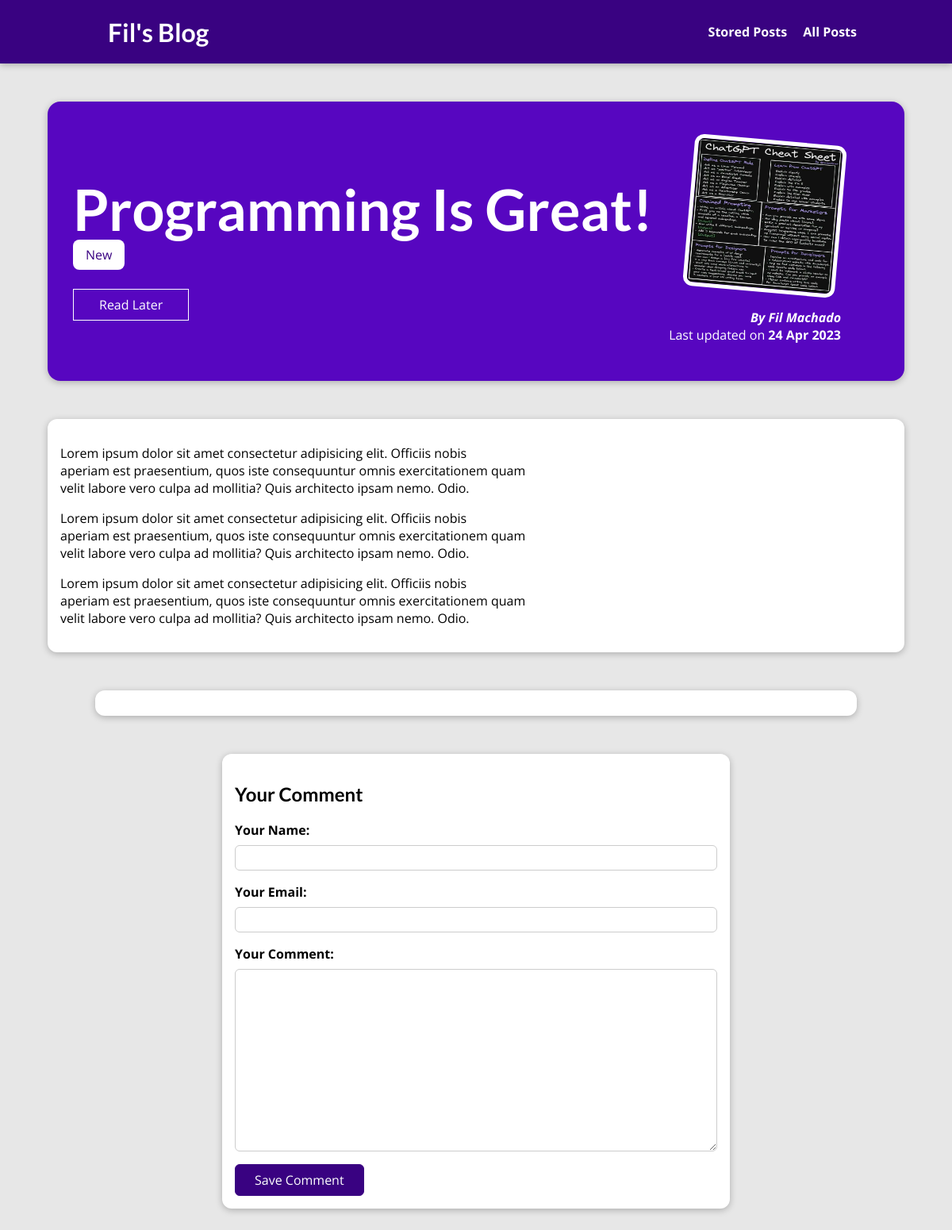
/posts/programming-is-fun, run on an earlier commit of the app's database.
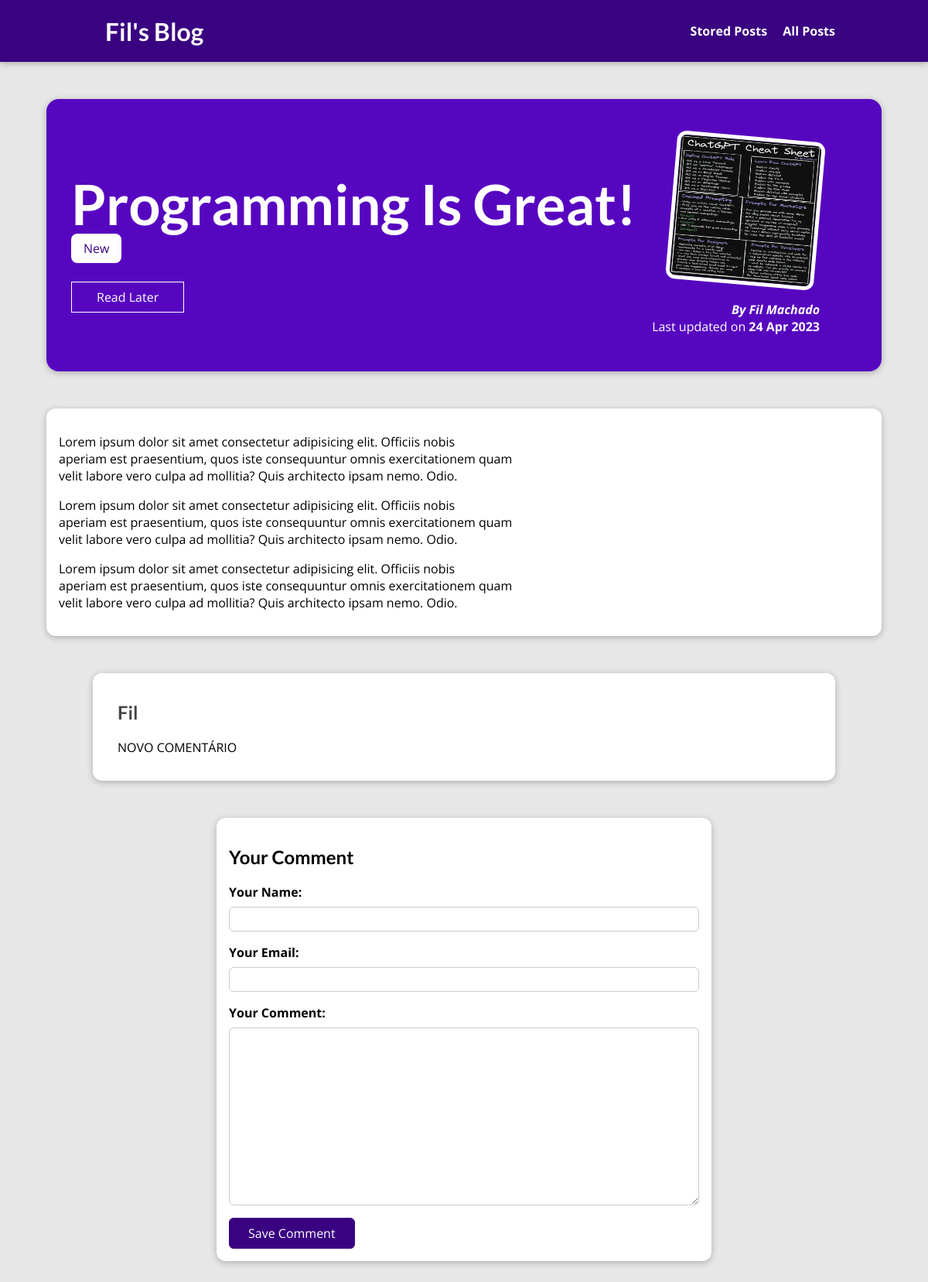
And on a later commit of the database.
### blog/models.py (models this page shows, shortened)
class Post(models.Model):
    title = models.CharField(max_length=100)
    excerpt = models.CharField(max_length=200)
    image = models.ImageField(upload_to="posts", null=True)
    date = models.DateField(auto_now=True)
    slug = models.SlugField(unique=True, db_index=True)
    content = models.TextField(validators=[MinLengthValidator(10)])
    author = models.ForeignKey(Author, on_delete=models.SET_NULL, null=True, related_name="posts")
    tags = models.ManyToManyField(Tag)

class Tag(models.Model):
    caption = models.CharField(max_length=20)

class Author(models.Model):
    first_name = models.CharField(max_length=100)
    last_name = models.CharField(max_length=100)
    email_address = models.EmailField()
    def full_name(self):
        return f"{self.first_name} {self.last_name}"
    def __str__(self):
        return self.full_name()

class Comment(models.Model):
    user_name = models.CharField(max_length=120)
    user_email = models.EmailField()
    text = models.TextField(max_length=400)
    post = models.ForeignKey(Post, on_delete=models.CASCADE, related_name="comments")

### blog/views.py (the view, shortened to what this page needs)
# urls.py: path("posts/<slug:slug>", views.SinglePostView.as_view(), name="post-detail-page"),  # /posts/my-first-post
class SinglePostView(View):
    def is_stored_post(self, request, post_id):
        stored_posts = request.session.get("stored_posts")
        if stored_posts is not None:
            is_saved_for_later = post_id in stored_posts
        else:
            is_saved_for_later = False
        return is_saved_for_later
    def get(self, request, slug):
        post = Post.objects.get(slug=slug)
        context = {
            "post": post,
            "post_tags": post.tags.all(),
            "comment_form": CommentForm(),
            "comments": post.comments.all().order_by("-id"),
            "saved_for_later": self.is_stored_post(request, post.id),
        }
        return render(request, "blog/post-detail.html", context)

### blog/forms.py
class CommentForm(forms.ModelForm):
    class Meta:
        model = Comment
        exclude = ["post"]
        labels = {
            "user_name": "Your Name",
            "user_email": "Your Email",
            "text": "Your Comment",
        }

### blog/templates/blog/post-detail.html (shortened to what this page needs)
{% extends "base.html" %}
{% load static %}
{% block css_files %}
  <link rel="stylesheet" href="{% static "blog/post-detail.css" %}">
{% endblock %}
{% block content %}
  <section id="summary">
    <h2>{{ post.title }}</h2>
    <div>
      {% for tag in post_tags %}
        <span class="tag">{{ tag.caption }}</span>
      {% endfor %}
    </div>
    <div id="read-later">
      <form action="{% url "read-later" %}" method="POST">
        <button>
          {% if saved_for_later %}
            Remove from "Read Later" List
          {% else %}
            Read Later
          {% endif %}
        </button>
      </form>
    </div>
    <article>
      <img src="{{ post.image.url }}" alt="{{ post.title }}"/>
      <address>By <a href="mailto:{{ post.author.email_address }}">{{ post.author }}</a></address>
      <div>
        Last updated on <time>{{ post.date|date:"d M Y" }}</time>
      </div>
    </article>
  </section>
  <main>
    {{ post.content|linebreaks }}
  </main>
  <section id="comments">
    <ul>
      {% for comment in comments %}
        <li>
          <h2>{{ comment.user_name }}</h2>
          <p>{{ comment.text|linebreaks }}</p>
        </li>
      {% endfor %}
    </ul>
  </section>
  <section id="comment-form">
    <h2>Your Comment</h2>
    <form action="{% url "post-detail-page" post.slug %}" method="POST">
      {% for form_field in comment_form %}
        <div class="form-control {% if form_field.errors %}invalid{% endif %}">
          {{ form_field.label_tag }}
          {{ form_field }}
        </div>
      {% endfor %}
      <button>Save Comment</button>
    </form>
  </section>
{% endblock %}

### templates/base.html (shortened to what this page needs)
{% load static %}
<!DOCTYPE html>
<html lang="en">
  <head>
    <link rel="stylesheet" href="{% static "app.css" %}"> {% block css_files %}
    {% endblock %}
  </head>
  <body>
    <header id="main-navigation">
      <h1><a href="{% url "starting-page" %}">Fil's Blog</a></h1>
      <nav>
        <a href="{% url "read-later" %}">Stored Posts</a>
        <a href="{% url "posts-page" %}">All Posts</a>
      </nav>
    </header>
    {% block content %} {% endblock %}
  </body>
</html>

### static/app.css (style rules this page uses)
* { box-sizing: border-box; }
html { font-family: "Open Sans", "Lato", sans-serif; }
body { margin: 0; }
h1, h2, h3 { font-family: "Lato", sans-serif; font-weight: bold; }
#main-navigation { width: 100%; height: 5rem; display: flex; justify-content: space-between; align-items: center; padding: 0 10%; position: absolute; top: 0; left: 0; }
#main-navigation a { text-decoration: none; color: white; font-weight: bold; margin-left: 1rem; }

### blog/static/blog/post-detail.css (style rules this page uses)
body { background-color: #e7e7e7; }
#main-navigation { background-color: #390281; box-shadow: 0 2px 8px rgba(0, 0, 0, 0.25); }
#summary { margin: 8rem auto 3rem auto; padding: 2rem; width: 90%; max-width: 90rem; border-radius: 16px; background-color: #5706c0; position: relative; box-shadow: 0 2px 8px rgba(0, 0, 0, 0.25); height: 22rem; }
#summary h2 { color: white; font-size: 4.5rem; margin-bottom: 0.25rem; }
#summary article { position: absolute; top: 2rem; right: 3rem; padding: 1rem 2rem; border-radius: 12px; text-align: right; color: white; }
#summary article img { width: 12rem; height: 12rem; border-radius: 12px; transform: rotateZ(5deg); border: 5px solid white; margin-bottom: 1rem; }
#summary address { font-weight: bold; }
#summary a { color: white; text-decoration: none; }
#summary time { font-weight: bold; }
#read-later { margin: 2rem 0; }
#read-later button { background-color: transparent; border: 1px solid white; padding: 0.5rem 2rem; font: inherit; color: white; cursor: pointer; }
main { width: 90%; max-width: 90rem; margin: 3rem auto; background-color: white; padding: 1rem; border-radius: 12px; box-shadow: 0 2px 8px rgba(0, 0, 0, 0.25); }
.tag { background-color: white; color: #390281; padding: 0.5rem 1rem; border-radius: 8px; }
#comment-form { margin: 3rem auto; width: 90%; max-width: 40rem; border-radius: 12px; background-color: white; box-shadow: 0 2px 8px rgba(0, 0, 0, 0.25); padding: 1rem; }
#comment-form button { font: inherit; background-color: #390281; color: white; border: 1px solid #390281; padding: 0.5rem 1.5rem; border-radius: 6px; cursor: pointer; }
.form-control { margin-bottom: 1rem; }
.form-control label { font-weight: bold; margin-bottom: 0.5rem; display: block; }
.form-control input, .form-control textarea { display: block; width: 100%; font: inherit; padding: 0.25rem; border-radius: 6px; border: 1px solid #ccc; }
#comments { margin: 3rem auto; width: 90%; max-width: 60rem; border-radius: 12px; background-color: white; box-shadow: 0 2px 8px rgba(0, 0, 0, 0.25); padding: 1rem 2rem; }
#comments ul { list-style: none; margin: 0; padding: 0; }
#comments li { margin-bottom: 1rem; border-bottom: 2px solid #ccc; }
#comments li:last-of-type { border-bottom: none; }
#comments h2 { color: #464646; }

What changed in the data, as far as the page shows it:
added Comment: user_name "Fil", text "NOVO COMENTÁRIO"
